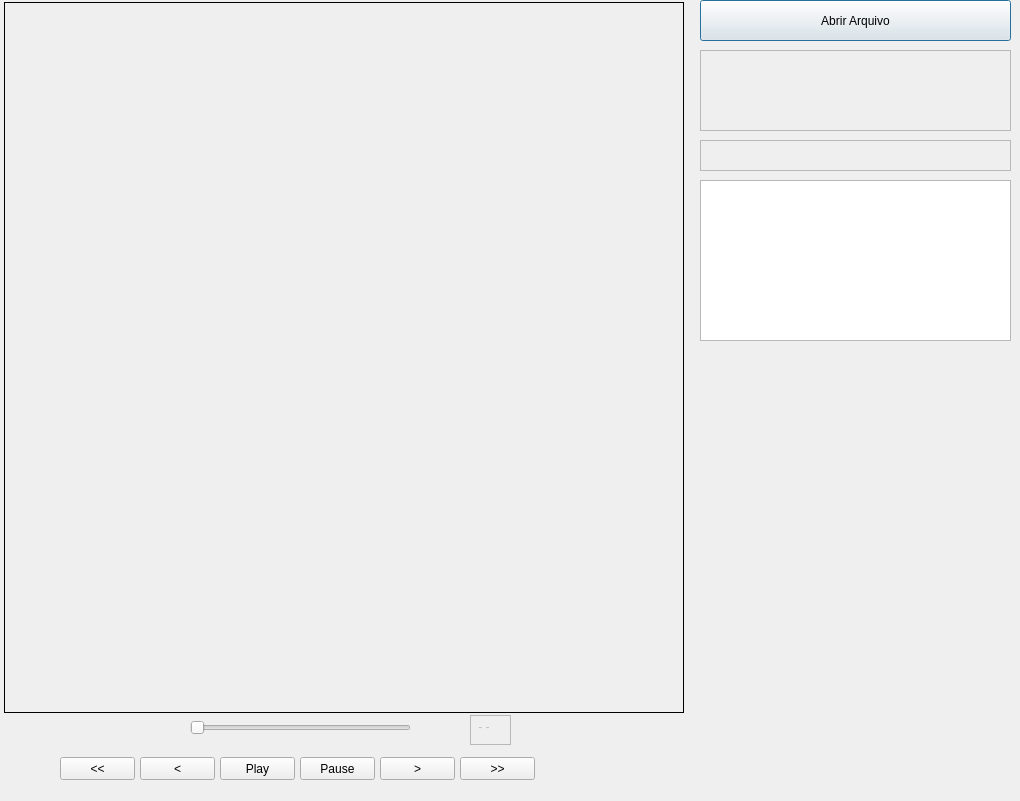
<?xml version="1.0" encoding="UTF-8"?>
<ui version="4.0">
 <class>Dialog</class>
 <widget class="QDialog" name="Dialog">
  <property name="geometry">
   <rect>
    <x>0</x>
    <y>0</y>
    <width>1020</width>
    <height>801</height>
   </rect>
  </property>
  <property name="windowTitle">
   <string>Video Annotation Tool</string>
  </property>
  <widget class="QLabel" name="lbImagem">
   <property name="geometry">
    <rect>
     <x>4</x>
     <y>2</y>
     <width>680</width>
     <height>711</height>
    </rect>
   </property>
   <property name="autoFillBackground">
    <bool>false</bool>
   </property>
   <property name="frameShape">
    <enum>QFrame::Box</enum>
   </property>
   <property name="wordWrap">
    <bool>false</bool>
   </property>
   <property name="margin">
    <number>1</number>
   </property>
  </widget>
  <widget class="QPushButton" name="btnCam">
   <property name="geometry">
    <rect>
     <x>700</x>
     <y>0</y>
     <width>311</width>
     <height>41</height>
    </rect>
   </property>
   <property name="text">
    <string>Abrir Arquivo</string>
   </property>
   <property name="shortcut">
    <string>Ctrl+O</string>
   </property>
  </widget>
  <widget class="QPlainTextEdit" name="txtInfoVideo">
   <property name="enabled">
    <bool>false</bool>
   </property>
   <property name="geometry">
    <rect>
     <x>700</x>
     <y>50</y>
     <width>311</width>
     <height>81</height>
    </rect>
   </property>
   <property name="font">
    <font>
     <family>MS Sans Serif</family>
    </font>
   </property>
   <property name="plainText">
    <string/>
   </property>
  </widget>
  <widget class="QPushButton" name="btnNextFrame">
   <property name="geometry">
    <rect>
     <x>380</x>
     <y>757</y>
     <width>75</width>
     <height>23</height>
    </rect>
   </property>
   <property name="text">
    <string>&gt;</string>
   </property>
   <property name="shortcut">
    <string>N</string>
   </property>
  </widget>
  <widget class="QPushButton" name="btnNextFrames">
   <property name="geometry">
    <rect>
     <x>460</x>
     <y>757</y>
     <width>75</width>
     <height>23</height>
    </rect>
   </property>
   <property name="text">
    <string>&gt;&gt;</string>
   </property>
   <property name="shortcut">
    <string>Shift+N</string>
   </property>
  </widget>
  <widget class="QPushButton" name="btnPreviusFrame">
   <property name="geometry">
    <rect>
     <x>140</x>
     <y>757</y>
     <width>75</width>
     <height>23</height>
    </rect>
   </property>
   <property name="text">
    <string>&lt;</string>
   </property>
   <property name="shortcut">
    <string>P</string>
   </property>
  </widget>
  <widget class="QPushButton" name="btnPreviusFrames">
   <property name="geometry">
    <rect>
     <x>60</x>
     <y>757</y>
     <width>75</width>
     <height>23</height>
    </rect>
   </property>
   <property name="text">
    <string>&lt;&lt;</string>
   </property>
   <property name="shortcut">
    <string>Shift+P</string>
   </property>
  </widget>
  <widget class="QPushButton" name="btnPlay">
   <property name="geometry">
    <rect>
     <x>220</x>
     <y>757</y>
     <width>75</width>
     <height>23</height>
    </rect>
   </property>
   <property name="text">
    <string>Play</string>
   </property>
   <property name="shortcut">
    <string>Shift+Space</string>
   </property>
  </widget>
  <widget class="QPushButton" name="btnPause">
   <property name="geometry">
    <rect>
     <x>300</x>
     <y>757</y>
     <width>75</width>
     <height>23</height>
    </rect>
   </property>
   <property name="text">
    <string>Pause</string>
   </property>
   <property name="shortcut">
    <string>Space</string>
   </property>
  </widget>
  <widget class="QPlainTextEdit" name="txtInfoSpeed">
   <property name="enabled">
    <bool>false</bool>
   </property>
   <property name="geometry">
    <rect>
     <x>700</x>
     <y>140</y>
     <width>311</width>
     <height>31</height>
    </rect>
   </property>
   <property name="font">
    <font>
     <family>MS Sans Serif</family>
    </font>
   </property>
   <property name="plainText">
    <string/>
   </property>
  </widget>
  <widget class="QTextEdit" name="txeInfoFrame">
   <property name="geometry">
    <rect>
     <x>700</x>
     <y>180</y>
     <width>311</width>
     <height>161</height>
    </rect>
   </property>
  </widget>
  <widget class="QSlider" name="hsrSpeed">
   <property name="geometry">
    <rect>
     <x>190</x>
     <y>717</y>
     <width>221</width>
     <height>22</height>
    </rect>
   </property>
   <property name="orientation">
    <enum>Qt::Horizontal</enum>
   </property>
  </widget>
  <widget class="QPlainTextEdit" name="txtSliderSpeed">
   <property name="enabled">
    <bool>false</bool>
   </property>
   <property name="geometry">
    <rect>
     <x>470</x>
     <y>715</y>
     <width>41</width>
     <height>30</height>
    </rect>
   </property>
   <property name="maximumSize">
    <size>
     <width>41</width>
     <height>31</height>
    </size>
   </property>
   <property name="font">
    <font>
     <family>MS Sans Serif</family>
    </font>
   </property>
   <property name="plainText">
    <string> - - </string>
   </property>
  </widget>
 </widget>
 <tabstops>
  <tabstop>btnCam</tabstop>
  <tabstop>txtInfoVideo</tabstop>
  <tabstop>btnNextFrame</tabstop>
  <tabstop>btnNextFrames</tabstop>
  <tabstop>btnPreviusFrame</tabstop>
  <tabstop>btnPreviusFrames</tabstop>
  <tabstop>btnPlay</tabstop>
  <tabstop>btnPause</tabstop>
  <tabstop>txtInfoSpeed</tabstop>
  <tabstop>txeInfoFrame</tabstop>
  <tabstop>hsrSpeed</tabstop>
  <tabstop>txtSliderSpeed</tabstop>
 </tabstops>
 <resources/>
 <connections/>
</ui>
